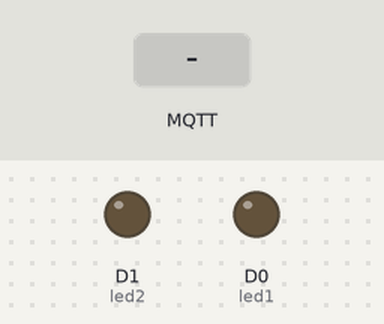
Bench run of a program on a simulated ESP8266 (NodeMCU). On the bench: output pins drawn as LEDs (lit = HIGH). The inputs (shaded band) are chosen by the test bench. WiFi joins after 1.5 s; servers stay silent unless stated; no MQTT or app messages arrive unless stated; what the program prints to the serial monitor is not drawn.

Above: at 2.7 s.
2.8 s: MQTT message "on1" arrives on the first subscribed topic
At 3.2 s:
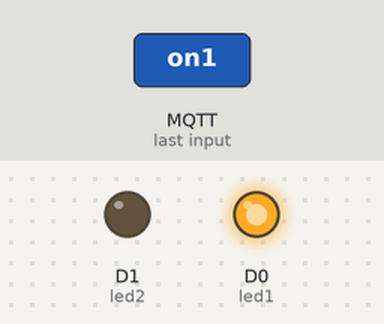
4.3 s: MQTT message "on2" arrives on the first subscribed topic
At 5.5 s:
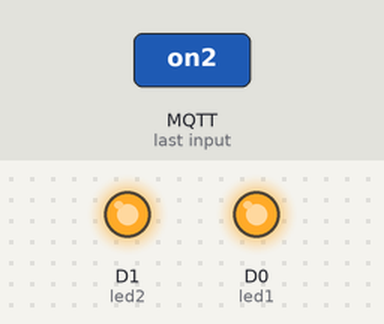
5.8 s: MQTT message "off1" arrives on the first subscribed topic
At 6.7 s:
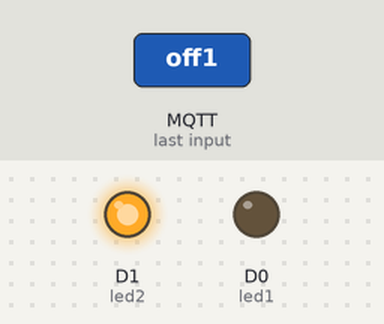
7.3 s: MQTT message "off2" arrives on the first subscribed topic
At 7.9 s:
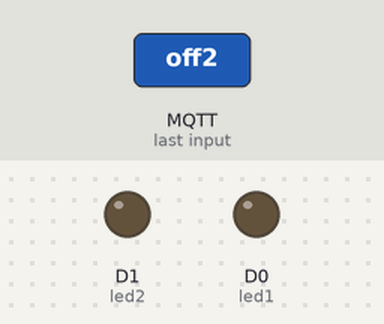
Timing chart, 0 to 9.8 s (numbered marks = the images above; inputs shaded):
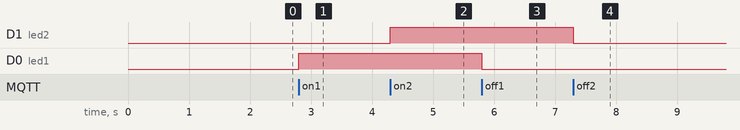

Measured:
- after the input at 2.8 s, D0 (led1): LOW → HIGH at once
- after the input at 4.3 s, D1 (led2): LOW → HIGH at once
- after the input at 5.8 s, D0 (led1): HIGH → LOW at once
- after the input at 7.3 s, D1 (led2): HIGH → LOW at once

The program:

main.cpp
```cpp
#include <ESP8266WiFi.h>
#include <PubSubClient.h>

const char* ssid = "Aayush";
const char* password = "12345678";
const char* mqtt_server = "broker.hivemq.com";
const int mqtt_port = 1883;

const int led1 = D0;
const int led2 = D1;

WiFiClient espClient;
PubSubClient client(espClient);

void callback(char* topic, byte* payload, unsigned int length) {
  String message;
  for (unsigned int i = 0; i < length; i++) {
    message += (char)payload[i];
  }
  message.trim();
  Serial.print("Received: ");
  Serial.println(message);

  if (message == "on1") {
    digitalWrite(led1, HIGH);
    client.publish("/esp/led/confirm", "LED1 ON");
  }
  else if (message == "off1") {
    digitalWrite(led1, LOW);
    client.publish("/esp/led/confirm", "LED1 OFF");
  }
  else if (message == "on2") {
    digitalWrite(led2, HIGH);
    client.publish("/esp/led/confirm", "LED2 ON");
  }
  else if (message == "off2") {
    digitalWrite(led2, LOW);
    client.publish("/esp/led/confirm", "LED2 OFF");
  }
  else {
    // Send error feedback for unknown command
    String err = "INVALID CMD: " + message;
    client.publish("/esp/led/confirm", err.c_str());
    Serial.println("Invalid command received!");
  }
}

void reconnect() {
  while (!client.connected()) {
    Serial.print("Reconnecting to MQTT...");
    if (client.connect("ESP8266_Client")) {
      Serial.println("connected!");
      client.subscribe("/esp/led");
    } else {
      Serial.print("failed, rc=");
      Serial.println(client.state());
      delay(2000);
    }
  }
}

void setup() {
  Serial.begin(115200);
  pinMode(led1, OUTPUT);
  pinMode(led2, OUTPUT);
  WiFi.begin(ssid, password);
  Serial.print("Connecting to WiFi");

  while (WiFi.status() != WL_CONNECTED) {
    delay(500);
    Serial.print(".");
  }
  Serial.println("\nWiFi connected!");
  Serial.println(WiFi.localIP());

  client.setServer(mqtt_server, mqtt_port);
  client.setCallback(callback);

  reconnect();
}

void loop() {
  if (!client.connected()) {
    reconnect();
  }
  client.loop();
}
```
